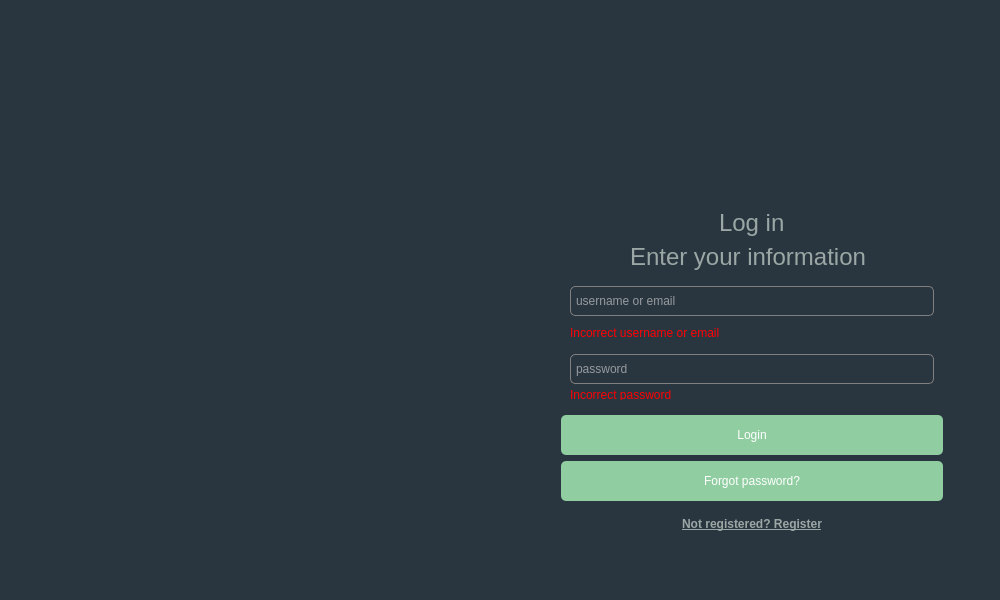
<?xml version="1.0" encoding="UTF-8"?>
<ui version="4.0">
 <class>Form</class>
 <widget class="QWidget" name="Form">
  <property name="geometry">
   <rect>
    <x>0</x>
    <y>0</y>
    <width>1000</width>
    <height>600</height>
   </rect>
  </property>
  <property name="minimumSize">
   <size>
    <width>1000</width>
    <height>600</height>
   </size>
  </property>
  <property name="maximumSize">
   <size>
    <width>1000</width>
    <height>600</height>
   </size>
  </property>
  <property name="windowTitle">
   <string>Form</string>
  </property>
  <property name="styleSheet">
   <string notr="true">*{
	border:none;
	background-color: transparent;
	background: transparent;
	padding: 0 ; 
	margin:0;
	color:#fff;
}
#Central_widget{
	background-color:rgb(42, 54, 63);
	
}
#widget{

border-radius: 20px;

}


QLineEdit{

padding: 5px 3px;
border-radius: 5px;
border: 1px solid gray;
}

QPushButton{

padding: 10px 5px;

opacity: 1;
border-radius: 5px;


background-color: rgb(144, 206, 161);
color:white;
} 	 

#to_login_2, #to_register{
background-color: transparent;
color:white;
}</string>
  </property>
  <widget class="QWidget" name="Central_widget" native="true">
   <property name="geometry">
    <rect>
     <x>0</x>
     <y>0</y>
     <width>1000</width>
     <height>600</height>
    </rect>
   </property>
   <property name="minimumSize">
    <size>
     <width>1000</width>
     <height>600</height>
    </size>
   </property>
   <property name="maximumSize">
    <size>
     <width>700</width>
     <height>500</height>
    </size>
   </property>
   <layout class="QGridLayout" name="gridLayout">
    <item row="0" column="0">
     <widget class="QLabel" name="label">
      <property name="minimumSize">
       <size>
        <width>450</width>
        <height>400</height>
       </size>
      </property>
      <property name="maximumSize">
       <size>
        <width>450</width>
        <height>400</height>
       </size>
      </property>
      <property name="text">
       <string/>
      </property>
      <property name="pixmap">
       <pixmap resource="baza/res.qrc">:/icon/2560px-Tmdb.new.logo.svg.png</pixmap>
      </property>
      <property name="scaledContents">
       <bool>true</bool>
      </property>
     </widget>
    </item>
    <item row="0" column="1">
     <widget class="QStackedWidget" name="stackedWidget">
      <property name="enabled">
       <bool>true</bool>
      </property>
      <property name="minimumSize">
       <size>
        <width>400</width>
        <height>500</height>
       </size>
      </property>
      <property name="maximumSize">
       <size>
        <width>400</width>
        <height>500</height>
       </size>
      </property>
      <property name="currentIndex">
       <number>1</number>
      </property>
      <widget class="QWidget" name="signup">
       <layout class="QVBoxLayout" name="verticalLayout_2">
        <item>
         <spacer name="verticalSpacer_5">
          <property name="orientation">
           <enum>Qt::Vertical</enum>
          </property>
          <property name="sizeType">
           <enum>QSizePolicy::Maximum</enum>
          </property>
          <property name="sizeHint" stdset="0">
           <size>
            <width>20</width>
            <height>20</height>
           </size>
          </property>
         </spacer>
        </item>
        <item alignment="Qt::AlignHCenter">
         <widget class="QLabel" name="label_2">
          <property name="minimumSize">
           <size>
            <width>50</width>
            <height>50</height>
           </size>
          </property>
          <property name="maximumSize">
           <size>
            <width>50</width>
            <height>50</height>
           </size>
          </property>
          <property name="text">
           <string/>
          </property>
          <property name="pixmap">
           <pixmap resource="baza/res.qrc">:/icon/add-user-add-svgrepo-com.svg</pixmap>
          </property>
          <property name="scaledContents">
           <bool>true</bool>
          </property>
         </widget>
        </item>
        <item>
         <spacer name="verticalSpacer_6">
          <property name="orientation">
           <enum>Qt::Vertical</enum>
          </property>
          <property name="sizeType">
           <enum>QSizePolicy::Maximum</enum>
          </property>
          <property name="sizeHint" stdset="0">
           <size>
            <width>20</width>
            <height>30</height>
           </size>
          </property>
         </spacer>
        </item>
        <item alignment="Qt::AlignHCenter">
         <widget class="QLabel" name="label_4">
          <property name="font">
           <font>
            <pointsize>18</pointsize>
           </font>
          </property>
          <property name="styleSheet">
           <string notr="true">color:#9BA7A5</string>
          </property>
          <property name="text">
           <string>Sign up</string>
          </property>
         </widget>
        </item>
        <item alignment="Qt::AlignHCenter|Qt::AlignVCenter">
         <widget class="QLabel" name="label_3">
          <property name="minimumSize">
           <size>
            <width>0</width>
            <height>40</height>
           </size>
          </property>
          <property name="maximumSize">
           <size>
            <width>300</width>
            <height>40</height>
           </size>
          </property>
          <property name="sizeIncrement">
           <size>
            <width>0</width>
            <height>0</height>
           </size>
          </property>
          <property name="font">
           <font>
            <pointsize>18</pointsize>
           </font>
          </property>
          <property name="styleSheet">
           <string notr="true">color:#9BA7A5</string>
          </property>
          <property name="text">
           <string>Enter your information </string>
          </property>
         </widget>
        </item>
        <item>
         <widget class="QFrame" name="frame">
          <property name="sizePolicy">
           <sizepolicy hsizetype="Expanding" vsizetype="Expanding">
            <horstretch>0</horstretch>
            <verstretch>0</verstretch>
           </sizepolicy>
          </property>
          <property name="frameShape">
           <enum>QFrame::StyledPanel</enum>
          </property>
          <property name="frameShadow">
           <enum>QFrame::Raised</enum>
          </property>
          <layout class="QVBoxLayout" name="verticalLayout">
           <item>
            <widget class="QLineEdit" name="username">
             <property name="sizePolicy">
              <sizepolicy hsizetype="Minimum" vsizetype="Minimum">
               <horstretch>0</horstretch>
               <verstretch>0</verstretch>
              </sizepolicy>
             </property>
             <property name="minimumSize">
              <size>
               <width>0</width>
               <height>30</height>
              </size>
             </property>
             <property name="maximumSize">
              <size>
               <width>16777215</width>
               <height>30</height>
              </size>
             </property>
             <property name="inputMask">
              <string notr="true"/>
             </property>
             <property name="text">
              <string/>
             </property>
             <property name="placeholderText">
              <string>username</string>
             </property>
            </widget>
           </item>
           <item>
            <widget class="QLabel" name="wrong_username_reg">
             <property name="maximumSize">
              <size>
               <width>16777215</width>
               <height>10</height>
              </size>
             </property>
             <property name="styleSheet">
              <string notr="true">color: rgb(255, 0, 4);</string>
             </property>
             <property name="text">
              <string>Incorrect username</string>
             </property>
            </widget>
           </item>
           <item>
            <spacer name="verticalSpacer_7">
             <property name="orientation">
              <enum>Qt::Vertical</enum>
             </property>
             <property name="sizeHint" stdset="0">
              <size>
               <width>20</width>
               <height>40</height>
              </size>
             </property>
            </spacer>
           </item>
           <item>
            <widget class="QLineEdit" name="email">
             <property name="minimumSize">
              <size>
               <width>0</width>
               <height>30</height>
              </size>
             </property>
             <property name="maximumSize">
              <size>
               <width>16777215</width>
               <height>30</height>
              </size>
             </property>
             <property name="placeholderText">
              <string>email</string>
             </property>
            </widget>
           </item>
           <item>
            <widget class="QLabel" name="worng_email_reg">
             <property name="maximumSize">
              <size>
               <width>16777215</width>
               <height>10</height>
              </size>
             </property>
             <property name="styleSheet">
              <string notr="true">color: rgb(255, 0, 4);</string>
             </property>
             <property name="text">
              <string>Incorrect email</string>
             </property>
            </widget>
           </item>
           <item>
            <spacer name="verticalSpacer_8">
             <property name="orientation">
              <enum>Qt::Vertical</enum>
             </property>
             <property name="sizeHint" stdset="0">
              <size>
               <width>20</width>
               <height>40</height>
              </size>
             </property>
            </spacer>
           </item>
           <item>
            <widget class="QLineEdit" name="password_sign">
             <property name="minimumSize">
              <size>
               <width>0</width>
               <height>30</height>
              </size>
             </property>
             <property name="maximumSize">
              <size>
               <width>16777215</width>
               <height>30</height>
              </size>
             </property>
             <property name="echoMode">
              <enum>QLineEdit::Password</enum>
             </property>
             <property name="placeholderText">
              <string>passwrod</string>
             </property>
            </widget>
           </item>
           <item>
            <widget class="QLabel" name="wrong_pass_reg">
             <property name="maximumSize">
              <size>
               <width>16777215</width>
               <height>10</height>
              </size>
             </property>
             <property name="styleSheet">
              <string notr="true">color: rgb(255, 0, 4);</string>
             </property>
             <property name="text">
              <string>Incorrect password</string>
             </property>
            </widget>
           </item>
           <item>
            <spacer name="verticalSpacer_9">
             <property name="orientation">
              <enum>Qt::Vertical</enum>
             </property>
             <property name="sizeHint" stdset="0">
              <size>
               <width>20</width>
               <height>40</height>
              </size>
             </property>
            </spacer>
           </item>
           <item>
            <widget class="QLineEdit" name="reapet_passwd">
             <property name="minimumSize">
              <size>
               <width>0</width>
               <height>30</height>
              </size>
             </property>
             <property name="maximumSize">
              <size>
               <width>16777215</width>
               <height>30</height>
              </size>
             </property>
             <property name="echoMode">
              <enum>QLineEdit::Password</enum>
             </property>
             <property name="placeholderText">
              <string>again password</string>
             </property>
            </widget>
           </item>
           <item>
            <widget class="QLabel" name="wrong_pass_repeat_reg">
             <property name="maximumSize">
              <size>
               <width>16777215</width>
               <height>10</height>
              </size>
             </property>
             <property name="styleSheet">
              <string notr="true">color: rgb(255, 0, 4);</string>
             </property>
             <property name="text">
              <string>Passwords do not match</string>
             </property>
            </widget>
           </item>
           <item>
            <spacer name="verticalSpacer_10">
             <property name="orientation">
              <enum>Qt::Vertical</enum>
             </property>
             <property name="sizeHint" stdset="0">
              <size>
               <width>20</width>
               <height>40</height>
              </size>
             </property>
            </spacer>
           </item>
           <item>
            <widget class="QCheckBox" name="agree_box">
             <property name="minimumSize">
              <size>
               <width>0</width>
               <height>13</height>
              </size>
             </property>
             <property name="maximumSize">
              <size>
               <width>16777215</width>
               <height>13</height>
              </size>
             </property>
             <property name="styleSheet">
              <string notr="true">color:#9BA7A5</string>
             </property>
             <property name="text">
              <string>Agree with our terms</string>
             </property>
            </widget>
           </item>
          </layout>
         </widget>
        </item>
        <item>
         <widget class="QPushButton" name="bttn_register">
          <property name="sizePolicy">
           <sizepolicy hsizetype="Preferred" vsizetype="Preferred">
            <horstretch>0</horstretch>
            <verstretch>0</verstretch>
           </sizepolicy>
          </property>
          <property name="minimumSize">
           <size>
            <width>0</width>
            <height>40</height>
           </size>
          </property>
          <property name="maximumSize">
           <size>
            <width>16777215</width>
            <height>40</height>
           </size>
          </property>
          <property name="font">
           <font>
            <pointsize>8</pointsize>
           </font>
          </property>
          <property name="text">
           <string>Register</string>
          </property>
         </widget>
        </item>
        <item>
         <widget class="QPushButton" name="to_login_2">
          <property name="minimumSize">
           <size>
            <width>0</width>
            <height>38</height>
           </size>
          </property>
          <property name="maximumSize">
           <size>
            <width>16777215</width>
            <height>38</height>
           </size>
          </property>
          <property name="font">
           <font>
            <weight>75</weight>
            <bold>true</bold>
            <underline>true</underline>
            <kerning>true</kerning>
           </font>
          </property>
          <property name="styleSheet">
           <string notr="true">color:#9BA7A5</string>
          </property>
          <property name="text">
           <string>Already register? Login</string>
          </property>
          <property name="flat">
           <bool>false</bool>
          </property>
         </widget>
        </item>
       </layout>
      </widget>
      <widget class="QWidget" name="login">
       <layout class="QVBoxLayout" name="verticalLayout_4">
        <item>
         <spacer name="verticalSpacer_4">
          <property name="orientation">
           <enum>Qt::Vertical</enum>
          </property>
          <property name="sizeHint" stdset="0">
           <size>
            <width>20</width>
            <height>20</height>
           </size>
          </property>
         </spacer>
        </item>
        <item alignment="Qt::AlignHCenter">
         <widget class="QLabel" name="label_7">
          <property name="minimumSize">
           <size>
            <width>50</width>
            <height>50</height>
           </size>
          </property>
          <property name="maximumSize">
           <size>
            <width>50</width>
            <height>50</height>
           </size>
          </property>
          <property name="text">
           <string/>
          </property>
          <property name="pixmap">
           <pixmap resource="baza/res.qrc">:/icon/login-svgrepo-com.svg</pixmap>
          </property>
          <property name="scaledContents">
           <bool>true</bool>
          </property>
         </widget>
        </item>
        <item>
         <spacer name="verticalSpacer">
          <property name="orientation">
           <enum>Qt::Vertical</enum>
          </property>
          <property name="sizeType">
           <enum>QSizePolicy::Maximum</enum>
          </property>
          <property name="sizeHint" stdset="0">
           <size>
            <width>20</width>
            <height>20</height>
           </size>
          </property>
         </spacer>
        </item>
        <item alignment="Qt::AlignHCenter">
         <widget class="QLabel" name="label_5">
          <property name="font">
           <font>
            <pointsize>18</pointsize>
           </font>
          </property>
          <property name="styleSheet">
           <string notr="true">color:#9BA7A5</string>
          </property>
          <property name="text">
           <string>Log in</string>
          </property>
         </widget>
        </item>
        <item alignment="Qt::AlignHCenter">
         <widget class="QLabel" name="label_6">
          <property name="font">
           <font>
            <pointsize>18</pointsize>
           </font>
          </property>
          <property name="styleSheet">
           <string notr="true">color:#9BA7A5</string>
          </property>
          <property name="text">
           <string>Enter your information </string>
          </property>
         </widget>
        </item>
        <item>
         <spacer name="verticalSpacer_2">
          <property name="orientation">
           <enum>Qt::Vertical</enum>
          </property>
          <property name="sizeType">
           <enum>QSizePolicy::Maximum</enum>
          </property>
          <property name="sizeHint" stdset="0">
           <size>
            <width>20</width>
            <height>0</height>
           </size>
          </property>
         </spacer>
        </item>
        <item>
         <widget class="QFrame" name="frame_2">
          <property name="frameShape">
           <enum>QFrame::StyledPanel</enum>
          </property>
          <property name="frameShadow">
           <enum>QFrame::Raised</enum>
          </property>
          <layout class="QVBoxLayout" name="verticalLayout_3">
           <item>
            <widget class="QLineEdit" name="user_or_email">
             <property name="minimumSize">
              <size>
               <width>0</width>
               <height>30</height>
              </size>
             </property>
             <property name="maximumSize">
              <size>
               <width>1111111</width>
               <height>30</height>
              </size>
             </property>
             <property name="text">
              <string/>
             </property>
             <property name="placeholderText">
              <string>username or email</string>
             </property>
            </widget>
           </item>
           <item>
            <widget class="QLabel" name="push_up_login_notifikation">
             <property name="maximumSize">
              <size>
               <width>16777215</width>
               <height>0</height>
              </size>
             </property>
             <property name="font">
              <font>
               <pointsize>5</pointsize>
              </font>
             </property>
             <property name="styleSheet">
              <string notr="true">color:red;</string>
             </property>
             <property name="text">
              <string>Invalid login or password</string>
             </property>
            </widget>
           </item>
           <item>
            <widget class="QLabel" name="wrong_login">
             <property name="maximumSize">
              <size>
               <width>16777215</width>
               <height>10</height>
              </size>
             </property>
             <property name="styleSheet">
              <string notr="true">color: rgb(255, 0, 4);</string>
             </property>
             <property name="text">
              <string>Incorrect username or email</string>
             </property>
            </widget>
           </item>
           <item>
            <spacer name="verticalSpacer_3">
             <property name="orientation">
              <enum>Qt::Vertical</enum>
             </property>
             <property name="sizeHint" stdset="0">
              <size>
               <width>20</width>
               <height>10</height>
              </size>
             </property>
            </spacer>
           </item>
           <item>
            <widget class="QLineEdit" name="password">
             <property name="minimumSize">
              <size>
               <width>0</width>
               <height>30</height>
              </size>
             </property>
             <property name="maximumSize">
              <size>
               <width>16777215</width>
               <height>30</height>
              </size>
             </property>
             <property name="text">
              <string/>
             </property>
             <property name="echoMode">
              <enum>QLineEdit::Password</enum>
             </property>
             <property name="placeholderText">
              <string>password</string>
             </property>
            </widget>
           </item>
           <item>
            <widget class="QLabel" name="wrong_pass">
             <property name="maximumSize">
              <size>
               <width>16777215</width>
               <height>10</height>
              </size>
             </property>
             <property name="styleSheet">
              <string notr="true">color: rgb(255, 0, 4);</string>
             </property>
             <property name="text">
              <string>Incorrect password</string>
             </property>
            </widget>
           </item>
          </layout>
         </widget>
        </item>
        <item>
         <widget class="QPushButton" name="bttn_login">
          <property name="sizePolicy">
           <sizepolicy hsizetype="Preferred" vsizetype="Preferred">
            <horstretch>0</horstretch>
            <verstretch>0</verstretch>
           </sizepolicy>
          </property>
          <property name="minimumSize">
           <size>
            <width>0</width>
            <height>40</height>
           </size>
          </property>
          <property name="maximumSize">
           <size>
            <width>16777215</width>
            <height>40</height>
           </size>
          </property>
          <property name="text">
           <string>Login</string>
          </property>
         </widget>
        </item>
        <item>
         <widget class="QPushButton" name="bttn_forgot">
          <property name="sizePolicy">
           <sizepolicy hsizetype="Preferred" vsizetype="Preferred">
            <horstretch>0</horstretch>
            <verstretch>0</verstretch>
           </sizepolicy>
          </property>
          <property name="minimumSize">
           <size>
            <width>0</width>
            <height>40</height>
           </size>
          </property>
          <property name="maximumSize">
           <size>
            <width>16777215</width>
            <height>40</height>
           </size>
          </property>
          <property name="text">
           <string>Forgot password?</string>
          </property>
         </widget>
        </item>
        <item>
         <widget class="QPushButton" name="to_register">
          <property name="sizePolicy">
           <sizepolicy hsizetype="Preferred" vsizetype="Preferred">
            <horstretch>0</horstretch>
            <verstretch>0</verstretch>
           </sizepolicy>
          </property>
          <property name="font">
           <font>
            <weight>75</weight>
            <bold>true</bold>
            <underline>true</underline>
            <kerning>true</kerning>
           </font>
          </property>
          <property name="styleSheet">
           <string notr="true">color:#9BA7A5</string>
          </property>
          <property name="text">
           <string>Not registered? Register</string>
          </property>
         </widget>
        </item>
       </layout>
      </widget>
     </widget>
    </item>
   </layout>
  </widget>
 </widget>
 <resources>
  <include location="baza/res.qrc"/>
  <include location="../../Documents/baza/res.qrc"/>
 </resources>
 <connections/>
</ui>
